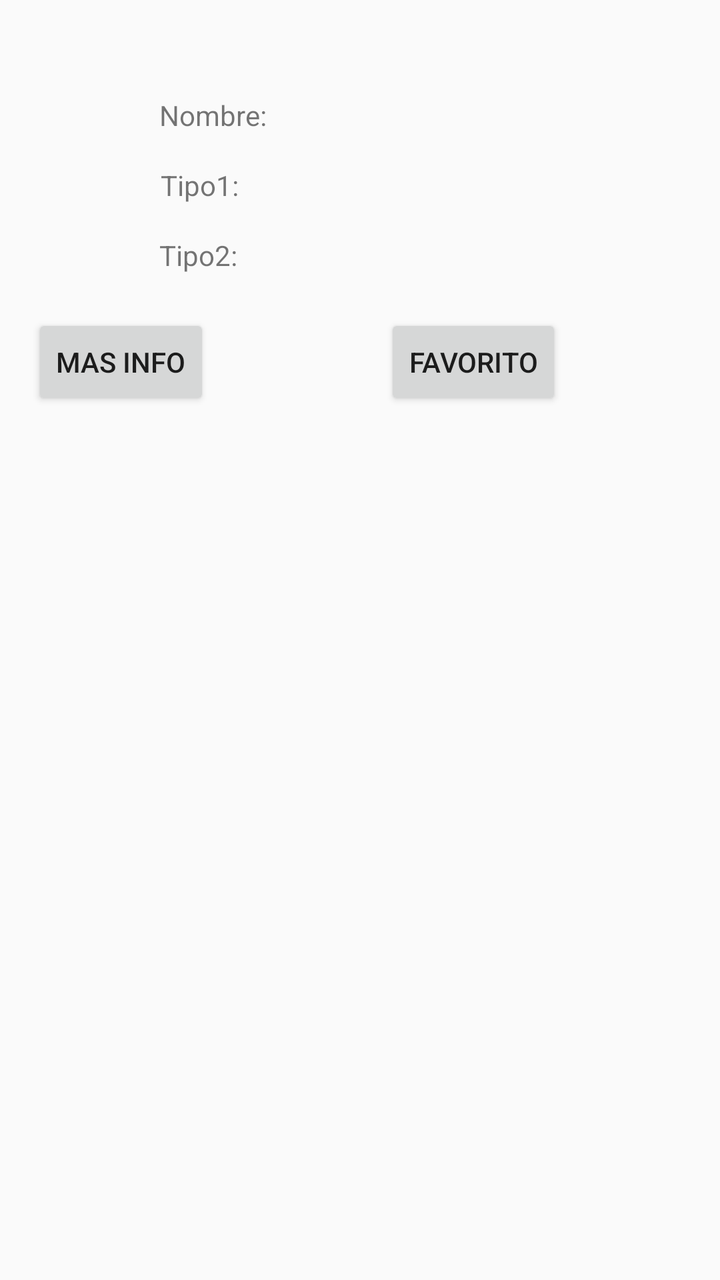
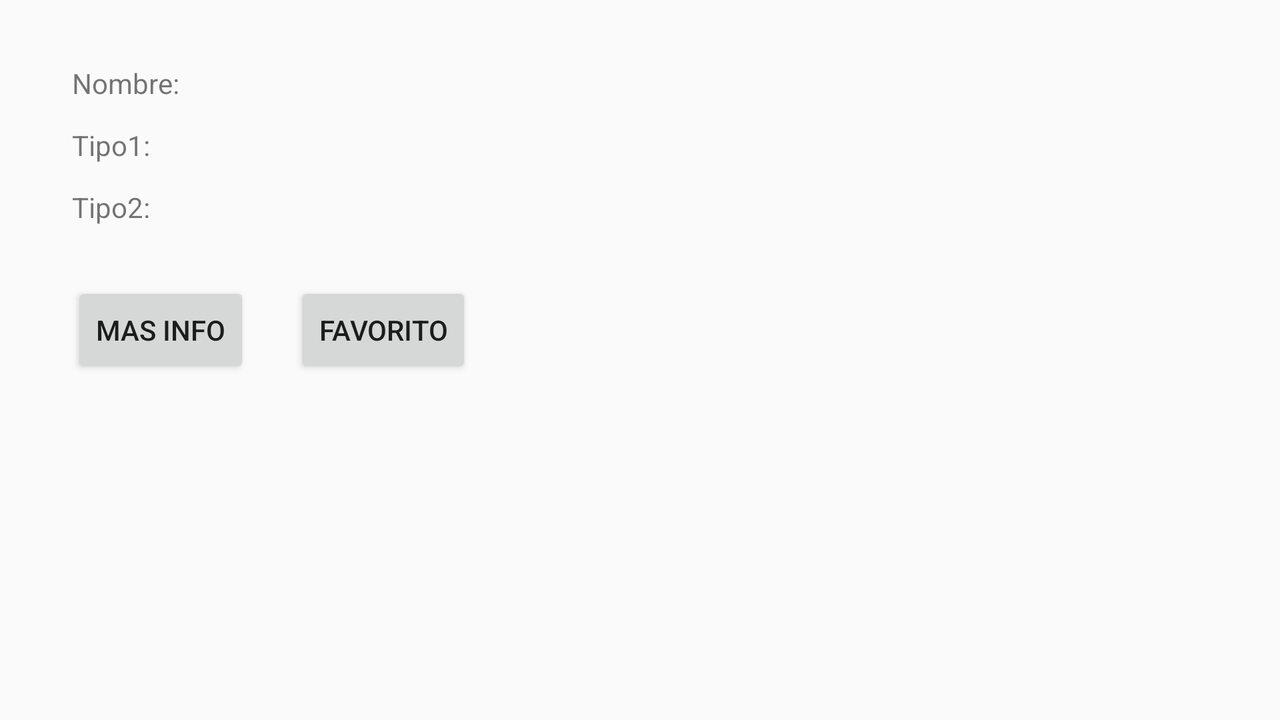

An Android layout and its configuration variant, each rendered on a device that would load it. The default file and the variant file are quoted in full after the pictures.
<!-- AndroidManifest.xml: application theme Theme.AppCompat.Light.NoActionBar -->
<!-- res/layout/pokemon_info_fragment.xml -->
<?xml version="1.0" encoding="utf-8"?>
<androidx.constraintlayout.widget.ConstraintLayout xmlns:android="http://schemas.android.com/apk/res/android"
    xmlns:app="http://schemas.android.com/apk/res-auto"
    xmlns:tools="http://schemas.android.com/tools"
    android:layout_width="match_parent"
    android:layout_height="match_parent">

    <ImageView
        android:id="@+id/imageView"
        android:layout_width="wrap_content"
        android:layout_height="wrap_content"
        android:layout_marginTop="4dp"
        app:layout_constraintEnd_toEndOf="parent"
        app:layout_constraintStart_toStartOf="parent"
        app:layout_constraintTop_toTopOf="parent" />

    <TextView
        android:id="@+id/textView7"
        android:layout_width="wrap_content"
        android:layout_height="wrap_content"
        android:layout_marginTop="44dp"
        android:text="Nombre:"
        app:layout_constraintEnd_toEndOf="parent"
        app:layout_constraintHorizontal_bias="0.26"
        app:layout_constraintStart_toStartOf="parent"
        app:layout_constraintTop_toBottomOf="@+id/imageView" />

    <TextView
        android:id="@+id/textView8"
        android:layout_width="wrap_content"
        android:layout_height="wrap_content"
        android:layout_marginTop="16dp"
        android:text="Tipo1:"
        app:layout_constraintEnd_toEndOf="parent"
        app:layout_constraintHorizontal_bias="0.25"
        app:layout_constraintStart_toStartOf="parent"
        app:layout_constraintTop_toBottomOf="@+id/textView7" />

    <TextView
        android:id="@+id/textView9"
        android:layout_width="wrap_content"
        android:layout_height="wrap_content"
        android:layout_marginTop="16dp"
        android:text="Tipo2:"
        app:layout_constraintEnd_toEndOf="parent"
        app:layout_constraintHorizontal_bias="0.248"
        app:layout_constraintStart_toStartOf="parent"
        app:layout_constraintTop_toBottomOf="@+id/textView8" />

    <TextView
        android:id="@+id/nombre"
        android:layout_width="wrap_content"
        android:layout_height="wrap_content"
        android:layout_marginStart="8dp"
        android:layout_marginTop="44dp"
        app:layout_constraintEnd_toEndOf="parent"
        app:layout_constraintHorizontal_bias="0.0"
        app:layout_constraintStart_toEndOf="@+id/textView7"
        app:layout_constraintTop_toBottomOf="@+id/imageView" />

    <TextView
        android:id="@+id/tipo1"
        android:layout_width="wrap_content"
        android:layout_height="wrap_content"
        android:layout_marginStart="8dp"
        android:layout_marginTop="16dp"
        app:layout_constraintEnd_toEndOf="parent"
        app:layout_constraintHorizontal_bias="0.055"
        app:layout_constraintStart_toEndOf="@+id/textView8"
        app:layout_constraintTop_toBottomOf="@+id/nombre" />

    <TextView
        android:id="@+id/tipo2"
        android:layout_width="wrap_content"
        android:layout_height="wrap_content"
        android:layout_marginStart="8dp"
        android:layout_marginTop="16dp"
        app:layout_constraintEnd_toEndOf="parent"
        app:layout_constraintHorizontal_bias="0.058"
        app:layout_constraintStart_toEndOf="@+id/textView9"
        app:layout_constraintTop_toBottomOf="@+id/tipo1" />

    <Button
        android:id="@+id/info"
        android:layout_width="wrap_content"
        android:layout_height="wrap_content"
        android:layout_marginStart="16dp"
        android:layout_marginTop="20dp"
        android:text="Mas Info"
        app:layout_constraintStart_toStartOf="parent"
        app:layout_constraintTop_toBottomOf="@+id/textView9" />

    <Button
        android:id="@+id/favs"
        android:layout_width="wrap_content"
        android:layout_height="wrap_content"
        android:layout_marginStart="16dp"
        android:layout_marginTop="20dp"
        android:text="Favorito"
        app:layout_constraintEnd_toEndOf="parent"
        app:layout_constraintHorizontal_bias="0.474"
        app:layout_constraintStart_toEndOf="@+id/info"
        app:layout_constraintTop_toBottomOf="@+id/tipo2" />

</androidx.constraintlayout.widget.ConstraintLayout>
<!-- resources referenced by this layout -->
<resources>

</resources>
<!-- res/layout-land/pokemon_info_fragment.xml (the author's variant of the layout above) -->
<!-- drawn on the phone turned sideways -->
<?xml version="1.0" encoding="utf-8"?>
<androidx.constraintlayout.widget.ConstraintLayout xmlns:android="http://schemas.android.com/apk/res/android"
    xmlns:app="http://schemas.android.com/apk/res-auto"
    xmlns:tools="http://schemas.android.com/tools"
    android:layout_width="match_parent"
    android:layout_height="match_parent">

    <TextView
        android:id="@+id/tipo1L"
        android:layout_width="wrap_content"
        android:layout_height="wrap_content"
        android:layout_marginStart="28dp"
        android:layout_marginTop="12dp"
        app:layout_constraintStart_toEndOf="@+id/textView17"
        app:layout_constraintTop_toBottomOf="@+id/nombreL" />

    <ImageView
        android:id="@+id/imageViewL"
        android:layout_width="wrap_content"
        android:layout_height="wrap_content"
        android:layout_marginStart="16dp"
        android:layout_marginTop="16dp"
        app:layout_constraintStart_toStartOf="parent"
        app:layout_constraintTop_toTopOf="parent" />

    <TextView
        android:id="@+id/textView16"
        android:layout_width="wrap_content"
        android:layout_height="wrap_content"
        android:layout_marginStart="20dp"
        android:layout_marginTop="32dp"
        android:text="Nombre:"
        app:layout_constraintStart_toEndOf="@+id/imageViewL"
        app:layout_constraintTop_toTopOf="parent" />

    <TextView
        android:id="@+id/textView17"
        android:layout_width="wrap_content"
        android:layout_height="wrap_content"
        android:layout_marginStart="20dp"
        android:layout_marginTop="12dp"
        android:text="Tipo1:"
        app:layout_constraintStart_toEndOf="@+id/imageViewL"
        app:layout_constraintTop_toBottomOf="@+id/textView16" />

    <TextView
        android:id="@+id/textView18"
        android:layout_width="wrap_content"
        android:layout_height="wrap_content"
        android:layout_marginStart="20dp"
        android:layout_marginTop="12dp"
        android:text="Tipo2:"
        app:layout_constraintStart_toEndOf="@+id/imageViewL"
        app:layout_constraintTop_toBottomOf="@+id/textView17" />

    <TextView
        android:id="@+id/nombreL"
        android:layout_width="wrap_content"
        android:layout_height="wrap_content"
        android:layout_marginStart="12dp"
        android:layout_marginTop="32dp"
        app:layout_constraintStart_toEndOf="@+id/textView16"
        app:layout_constraintTop_toTopOf="parent" />

    <TextView
        android:id="@+id/tipo2L"
        android:layout_width="wrap_content"
        android:layout_height="wrap_content"
        android:layout_marginStart="28dp"
        android:layout_marginTop="12dp"
        app:layout_constraintStart_toEndOf="@+id/textView18"
        app:layout_constraintTop_toBottomOf="@+id/tipo1L" />

    <Button
        android:id="@+id/infoL"
        android:layout_width="wrap_content"
        android:layout_height="wrap_content"
        android:layout_marginStart="20dp"
        android:layout_marginTop="28dp"
        android:text="Mas Info"
        app:layout_constraintStart_toEndOf="@+id/imageViewL"
        app:layout_constraintTop_toBottomOf="@+id/textView18" />

    <Button
        android:id="@+id/favsL"
        android:layout_width="wrap_content"
        android:layout_height="wrap_content"
        android:layout_marginStart="8dp"
        android:layout_marginTop="28dp"
        android:text="Favorito"
        app:layout_constraintEnd_toEndOf="parent"
        app:layout_constraintHorizontal_bias="0.034"
        app:layout_constraintStart_toEndOf="@+id/infoL"
        app:layout_constraintTop_toBottomOf="@+id/tipo2L" />
</androidx.constraintlayout.widget.ConstraintLayout>
